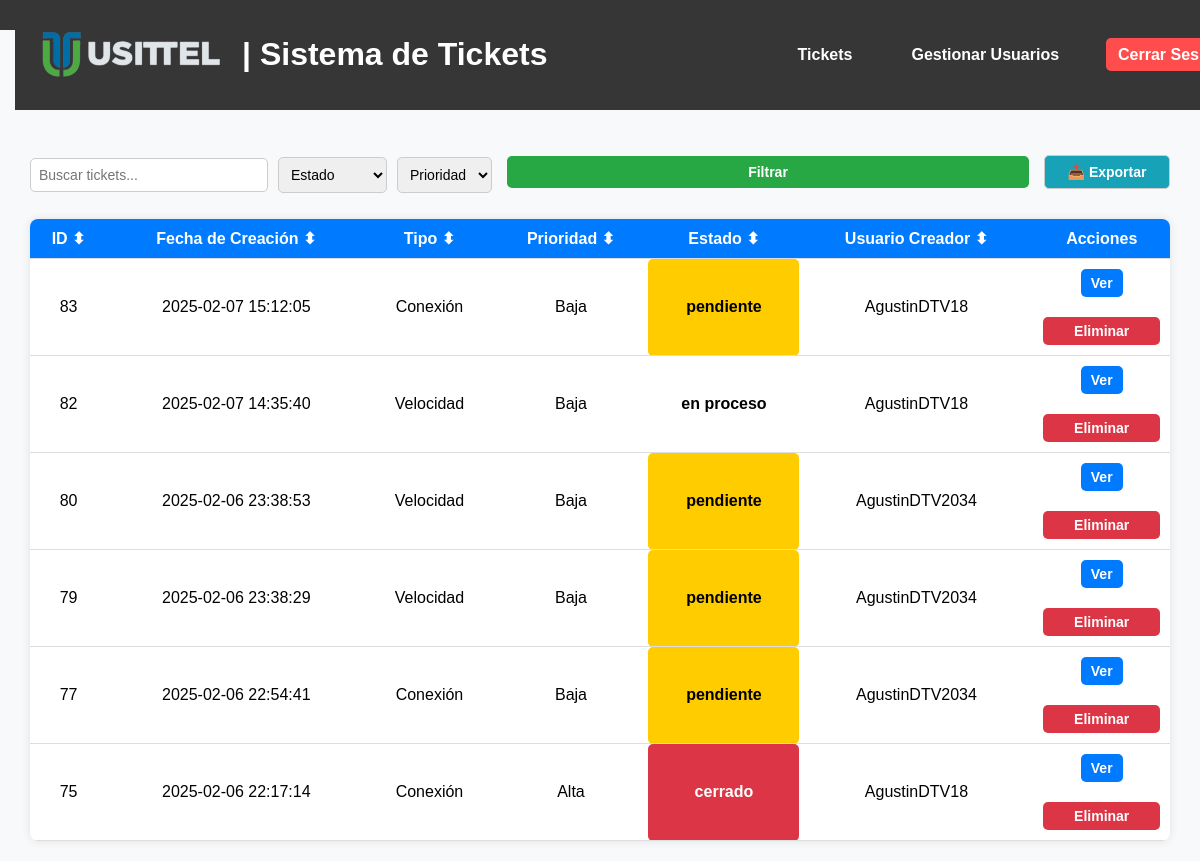
The app's page /tickets (signed in), older data.
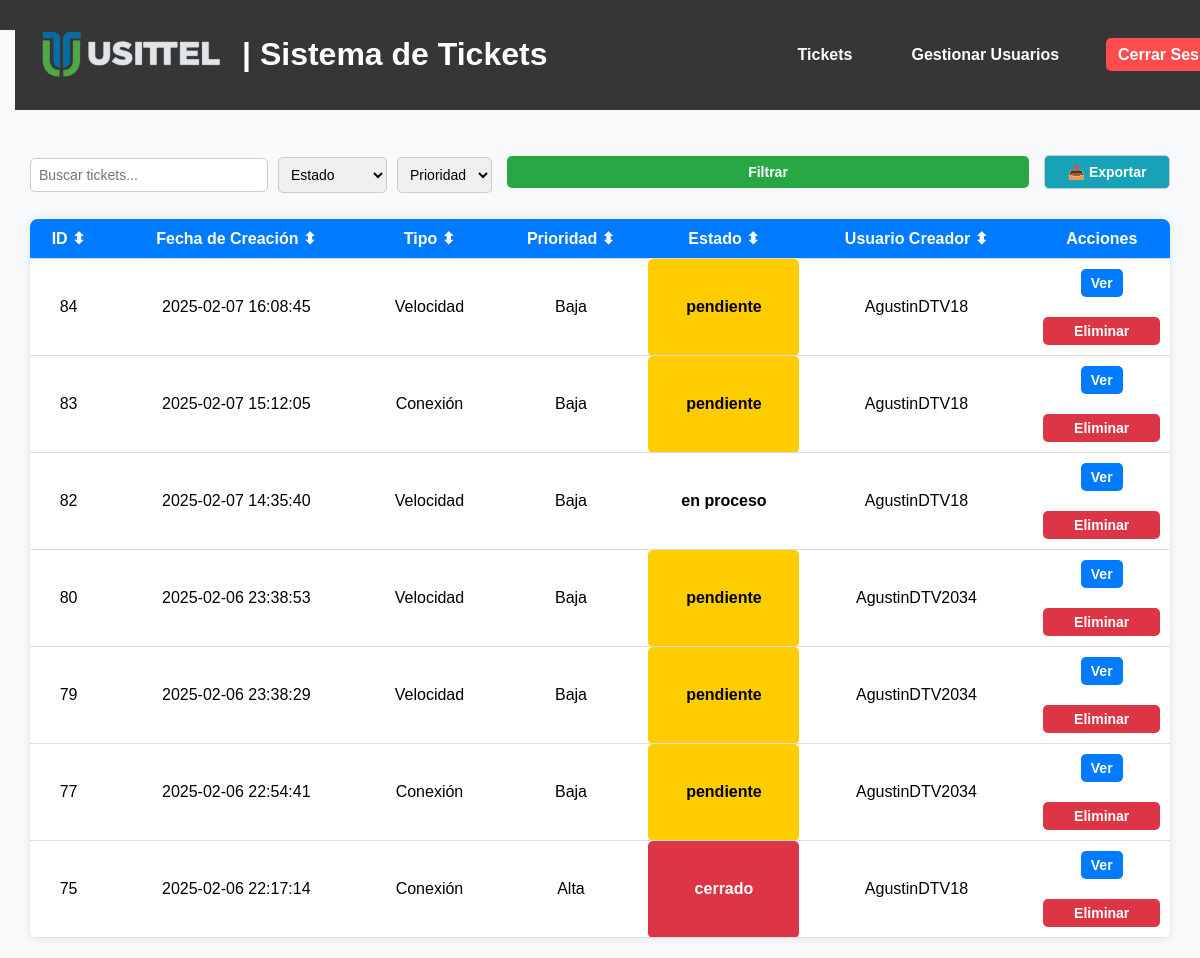
The same page, newer data.
### tables this page shows
CREATE TABLE tickets (
    id INTEGER PRIMARY KEY AUTOINCREMENT,
    tipo TEXT NOT NULL,
    descripcion TEXT NOT NULL,
    prioridad TEXT NOT NULL,
    fecha_creacion DATETIME DEFAULT CURRENT_TIMESTAMP,
    usuario_creador TEXT NOT NULL,
    notas TEXT,
    archivo TEXT
, usuario_asignado TEXT, estado TEXT DEFAULT 'pendiente');

### app.py (the view)
@app.route('/tickets')
@login_required
def tickets():
    estado = request.args.get('estado')
    prioridad = request.args.get('prioridad')
    query = 'SELECT * FROM tickets WHERE 1=1'
    params = []
    if estado in ['pendiente', 'en proceso', 'cerrado']:
        query += ' AND estado = ?'
        params.append(estado)
    if prioridad in ['Baja', 'Media', 'Alta']:
        query += ' AND prioridad = ?'
        params.append(prioridad)
    query += ' ORDER BY fecha_creacion DESC'  # Ordenar por fecha de creación (más nuevos arriba)
    conn = get_db_connection()
    tickets = conn.execute(query, params).fetchall()
    conn.close()
    return render_template('tickets.html', tickets=tickets, estado=estado, prioridad=prioridad)

### app.py (called while the page is built)
def get_db_connection():
    conn = sqlite3.connect('database.db', timeout=10)  # Espera hasta 10 segundos si la base de datos está bloqueada
    conn.row_factory = sqlite3.Row
    return conn

@login_manager.user_loader
def load_user(user_id):
    conn = get_db_connection()
    user = conn.execute('SELECT * FROM users WHERE id = ?', (user_id,)).fetchone()
    conn.close()
    if user:
        return User(id=user['id'], username=user['username'], role=user['role'])
    return None

### templates/tickets.html (shortened to what this page needs)
{% extends "base.html" %}
{% block content %}
<main class="main-container">
    <form action="/tickets" method="GET" class="filter-bar">
        <input type="text" id="searchInput" placeholder="Buscar tickets..." class="search-bar">
        <select name="estado" id="estado">
            <option value="">Estado</option>
        </select>
        <select name="prioridad" id="prioridad">
            <option value="">Prioridad</option>
        </select>
        <button type="submit" class="btn-filter">Filtrar</button>
        <a href="{{ url_for('export_tickets') }}" class="btn-export">📥 Exportar</a>
    </form>
    <table id="ticketsTable">
        <thead>
            <tr>
                <th onclick="sortTable(0)">ID ⬍</th>
                <th onclick="sortTable(1)">Fecha de Creación ⬍</th>
                <th onclick="sortTable(2)">Tipo ⬍</th>
                <th onclick="sortTable(3)">Prioridad ⬍</th>
                <th onclick="sortTable(4)">Estado ⬍</th>
                <th onclick="sortTable(5)">Usuario Creador ⬍</th>
                <th>Acciones</th>
            </tr>
        </thead>
        <tbody>
            {% for ticket in tickets %}
            <tr class="ticket-row">
                <td>{{ ticket.id }}</td>
                <td>{{ ticket.fecha_creacion }}</td>
                <td>{{ ticket.tipo }}</td>
                <td>{{ ticket.prioridad }}</td>
                <td class="estado estado-{{ ticket.estado|lower }}">{{ ticket.estado }}</td>
                <td>{{ ticket.usuario_creador }}</td>
                <td>
                    <a href="{{ url_for('view_ticket', id=ticket.id) }}" class="btn btn-view">Ver</a>
                    {% if current_user.role == 'usittel' %}
                    <form action="/delete-ticket/{{ ticket.id }}" method="POST">
                        <button type="button" class="btn btn-delete confirm-delete">Eliminar</button>
                    </form>
                    {% endif %}
                </td>
            </tr>
            {% endfor %}
        </tbody>
    </table>
</main>
{% endblock %}

### templates/base.html (shortened to what this page needs)
<!DOCTYPE html>
<html lang="es">
<head>
    <link rel="stylesheet" href="{{ url_for('static', filename='styles.css') }}">
</head>
<body>
    <header>
        {% include 'header.html' %}
    </header>
    <div class="container">
        {% block content %}{% endblock %}
    </div>
</body>
</html>

### templates/header.html (shortened to what this page needs)
<!DOCTYPE html>
<html lang="es">
<head>
    <link rel="stylesheet" href="{{ url_for('static', filename='styles.css') }}">
</head>
<body>
    <header class="navbar">
        <div class="container">
            <div class="logo-container">
                <img src="{{ url_for('static', filename='logo.png') }}" alt="Usittel Logo" class="logo-img">
                <h1 class="logo-text">| Sistema de Tickets</h1>
            </div>
            <nav>
                <ul>
                    <li><a href="{{ url_for('tickets') }}">Tickets</a></li>
                    {% if current_user.role == 'usittel' %}
                    <li><a href="{{ url_for('users') }}">Gestionar Usuarios</a></li>
                    {% endif %}
                    <li><a href="{{ url_for('logout') }}" class="logout-btn">Cerrar Sesión</a></li>
                </ul>
            </nav>
        </div>
    </header>
</body>
</html>

### static/styles.css (style rules this page uses)
body { font-family: Arial, sans-serif; margin: 0; padding: 0; background-color: #f5f5f5; }
header { background-color: #363637; color: white; padding: 15px; display: flex; justify-content: space-between; align-items: center; }
header nav a { color: white; text-decoration: none; margin-left: 15px; }
h1 { color: #fefefe; }
button { width: 100%; background: #007bff; color: white; border: none; padding: 10px; margin-top: 20px; border-radius: 5px; cursor: pointer; font-size: 16px; }
.navbar nav ul { list-style: none; margin: 0; padding: 0; display: flex; }
.navbar nav ul li { margin-left: 20px; }
.navbar nav ul li a { color: white; text-decoration: none; font-size: 16px; }
.navbar { background: #363637; color: white; padding: 15px 20px; position: fixed; top: 0; width: 100%; z-index: 1000; display: flex; justify-content: center; align-items: center; }
.container { margin-top: 80px; }
.logo-text { color: white; }
.navbar .container { display: flex; justify-content: space-between; align-items: center; width: 100%; max-width: 1200px; margin: 0 auto; }
.logo-container { display: flex; align-items: center; }
.logo-img { height: 50px; margin-right: 15px; }
.navbar nav ul li a { color: white; text-decoration: none; font-size: 16px; font-weight: bold; padding: 8px 12px; transition: background 0.3s ease; border-radius: 5px; }
.logout-btn { background: #ff4d4d; padding: 8px 12px; border-radius: 5px; font-weight: bold; }
table { width: 100%; border-collapse: collapse; margin-top: 20px; background: white; box-shadow: 0px 0px 10px rgba(0, 0, 0, 0.1); border-radius: 8px; overflow: hidden; }
thead { background: #007bff; color: white; font-weight: bold; }
th { padding: 10px; cursor: pointer; text-align: left; }
td { padding: 10px; border-bottom: 1px solid #ddd; }
.btn { padding: 6px 10px; border: none; cursor: pointer; font-size: 14px; border-radius: 5px; text-decoration: none; font-weight: bold; display: inline-block; }
.btn-view { background: #007bff; color: white; }
.btn-delete { background: #dc3545; color: white; }
.btn-filter { background: #28a745; color: white; }
.btn-export { background: #17a2b8; color: white; }
.btn-filter { margin: 8px 5px; background-color: #007bff; color: white; border: none; border-radius: 5px; cursor: pointer; font-size: 14px; font-weight: bold; transition: 0.3s ease; }
input, select, textarea { width: 100%; padding: 10px; margin-top: 5px; border: 1px solid #ccc; border-radius: 5px; }
.btn-export { background: #17a2b8; color: white; padding: 10px 15px; border-radius: 5px; font-weight: bold; text-decoration: none; display: inline-block; margin: 10px 0; }
.main-container { padding: 20px; max-width: 95%; margin: auto; }
table { width: 100%; border-collapse: collapse; background: white; box-shadow: 0px 0px 10px rgba(0, 0, 0, 0.1); border-radius: 8px; overflow: hidden; }
th, td { padding: 10px; text-align: center; border-bottom: 1px solid #ddd; }
.filter-bar { display: flex; align-items: center; justify-content: space-between; gap: 10px; margin: 15px 0; flex-wrap: nowrap; }
.filter-bar input, .filter-bar select, .filter-bar button, .filter-bar a { padding: 8px; border-radius: 5px; border: 1px solid #ccc; font-size: 14px; }
.search-bar { flex: 1; min-width: 220px; }
.filter-bar select { width: 130px; }
.filter-bar .btn-filter { background: #28a745; color: white; border: none; cursor: pointer; padding: 8px 12px; min-width: 100px; }
.filter-bar .btn-export { background: #17a2b8; color: white; text-decoration: none; padding: 8px 12px; min-width: 100px; text-align: center; }
body { font-family: Arial, sans-serif; margin: 0; padding: 0; background-color: #f8f9fa; }
.estado { font-weight: bold; padding: 5px 10px; border-radius: 5px; }
.estado-pendiente { background: #ffcc00; color: black; }
.estado-cerrado { background: #dc3545; color: white; }
button, .btn-action { background: #007bff; padding: 10px; color: white; border-radius: 5px; font-weight: bold; border: none; cursor: pointer; transition: background 0.3s ease; }

Row changes from the older to the newer data that the page shows:
added tickets: id "84", fecha_creacion "2025-02-07 16:08:45", tipo "Velocidad", prioridad "Baja", estado "pendiente", usuario_creador "AgustinDTV18"
